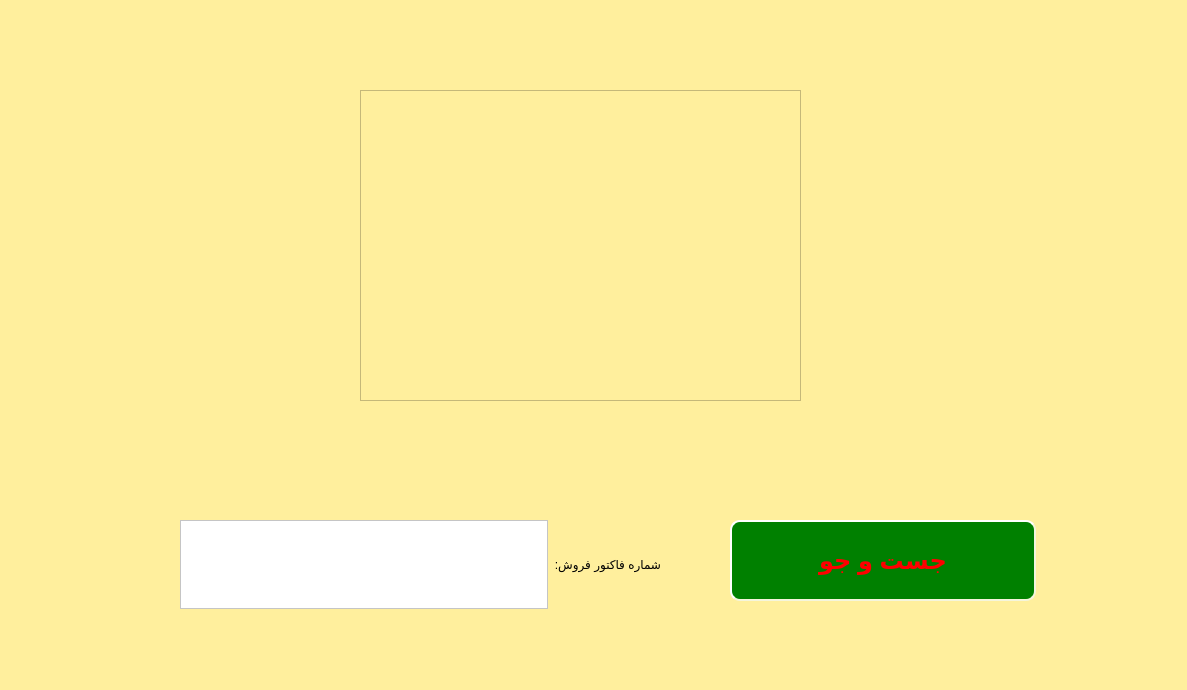
<?xml version="1.0" encoding="UTF-8"?>
<ui version="4.0">
 <class>SalesRecords</class>
 <widget class="QDialog" name="SalesRecords">
  <property name="geometry">
   <rect>
    <x>0</x>
    <y>0</y>
    <width>1187</width>
    <height>690</height>
   </rect>
  </property>
  <property name="windowTitle">
   <string>Dialog</string>
  </property>
  <property name="styleSheet">
   <string notr="true">background-color: rgb(255, 239, 157);</string>
  </property>
  <widget class="QPushButton" name="pushButton">
   <property name="geometry">
    <rect>
     <x>730</x>
     <y>520</y>
     <width>306</width>
     <height>81</height>
    </rect>
   </property>
   <property name="styleSheet">
    <string notr="true">QPushButton {
    background-color: green;
    border-style: outset;
    border-width: 2px;
    border-radius: 10px;
    border-color: beige;
    font: bold 24px;
    min-width: 10em;
    padding: 6px;
 	color:red;
}
QPushButton:hover { color:purple; }</string>
   </property>
   <property name="text">
    <string>جست و جو</string>
   </property>
  </widget>
  <widget class="QListWidget" name="listWidget">
   <property name="geometry">
    <rect>
     <x>360</x>
     <y>90</y>
     <width>441</width>
     <height>311</height>
    </rect>
   </property>
   <property name="styleSheet">
    <string notr="true">color: rgb(255, 255, 255);
font: 20pt &quot;MS Shell Dlg 2&quot;;</string>
   </property>
  </widget>
  <widget class="QWidget" name="layoutWidget">
   <property name="geometry">
    <rect>
     <x>180</x>
     <y>520</y>
     <width>481</width>
     <height>89</height>
    </rect>
   </property>
   <layout class="QHBoxLayout" name="horizontalLayout">
    <item>
     <widget class="QTextEdit" name="textEdit">
      <property name="styleSheet">
       <string notr="true">background-color: rgb(255, 255, 255);
color: rgb(0, 0, 0);</string>
      </property>
     </widget>
    </item>
    <item>
     <widget class="QLabel" name="label">
      <property name="styleSheet">
       <string notr="true">font: 18pt &quot;MS Shell Dlg 2&quot;;</string>
      </property>
      <property name="text">
       <string>شماره فاکتور فروش:</string>
      </property>
     </widget>
    </item>
   </layout>
  </widget>
 </widget>
 <resources/>
 <connections/>
</ui>
